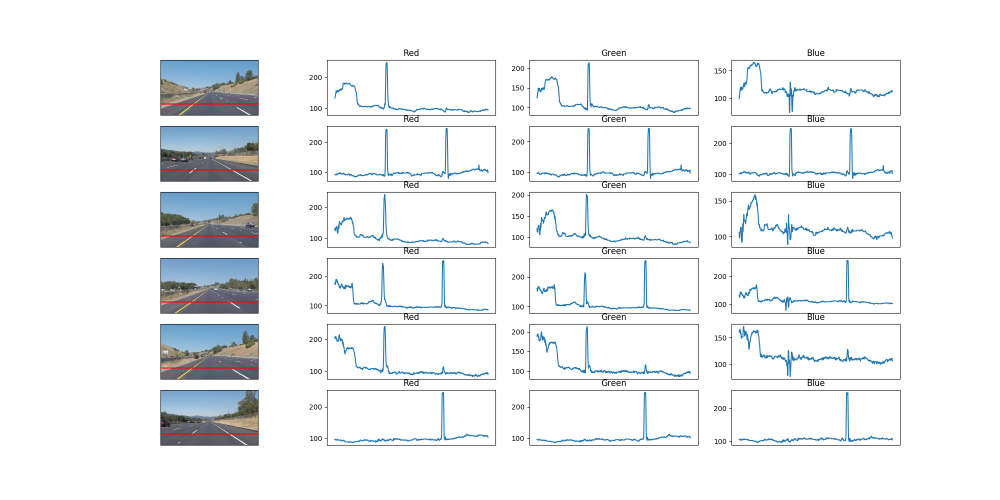
#> input picture writeup_images/channels_over_line1.png, 2000 x 1000 px (shown at 1/2 size)
$ python -i solution.py   (imports and definitions only)
#> lines starting #> are read from the running program, lines starting #| are printed output that depends on the picture; after the words box and inside, x2 and y2 are one past the last pixel; in counts of white or black regions, pixels touching at a corner belong together
import os
from collections import deque
from functools import partial
from operator import itemgetter

import cv2
import matplotlib.image as mpimg
import matplotlib.pyplot as plt
import numpy as np
from moviepy.editor import VideoFileClip


# [15 lines left out: function plot, not called in this run]


colors = ['Red', 'Green', 'Blue']


# [54 lines left out: functions plot_for_line, select_from_rgb, not called in this run]


def grayscale(img):
    return cv2.cvtColor(img, cv2.COLOR_RGB2GRAY)


def canny(img, low_threshold, high_threshold):
    return cv2.Canny(img, low_threshold, high_threshold)


def gaussian_blur(img, kernel_size):
    return cv2.GaussianBlur(img, (kernel_size, kernel_size), 0)


def region_of_interest(img, adjust_vertices):
    mask = np.zeros_like(img)

    if len(img.shape) > 2:
        channel_count = img.shape[2]
        ignore_mask_color = (255,) * channel_count
    else:
        ignore_mask_color = 255

    cv2.fillPoly(mask, adjust_vertices(img), ignore_mask_color)
    return cv2.bitwise_and(img, mask)


def hough_lines(img, rho, theta, threshold, min_line_len, max_line_gap):
    return cv2.HoughLinesP(img,
                           rho,
                           theta,
                           threshold,
                           np.array([]),
                           minLineLength=min_line_len,
                           maxLineGap=max_line_gap)


def weighted_img(img, initial_img, alpha=0.8, beta=1., lambdda=0.):
    return cv2.addWeighted(initial_img, alpha, img, beta, lambdda)


# [9 lines left out: function convert_if_needed, not called in this run]


def mask_dark_areas(image):
    # mask for yellow lines
    mask = cv2.inRange(image, np.array([10, 0, 100]), np.array([40, 255, 255]))
    # combine with mask for white lines
    mask = cv2.bitwise_or(mask, cv2.inRange(image, np.array([0, 200, 0]), np.array([255, 255, 255])))
    return cv2.bitwise_and(image, image, mask=mask)


def adjust_vertices(img):
    xscale = 0.001041667
    yscale = 0.001851852
    return \
        np.array([
            [(150 * xscale * img.shape[1], 540 * yscale * img.shape[0]),
             (460 * xscale * img.shape[1], 320 * yscale * img.shape[0]),
             (510 * xscale * img.shape[1], 320 * yscale * img.shape[0]),
             (900 * xscale * img.shape[1], 540 * yscale * img.shape[0])]],
            dtype=np.int32)


class MeanWithQueue:
    def __init__(self):
        """
        Keep record of last 10 element couples
        """
        self._left = deque(maxlen=10)
        self._right = deque(maxlen=10)

    def __call__(self, left, right):
        if not np.isnan(left):
            self._left.append(left)
        if not np.isnan(right):
            self._right.append(right)
        return np.mean(self._left), np.mean(self._right)


# making it convenient to calculate delta_x and delta_y's for lines
x1 = itemgetter(0)
y1 = itemgetter(1)
x2 = itemgetter(2)
y2 = itemgetter(3)
delta_y = lambda line: y2(line) - y1(line)
delta_x = lambda line: x2(line) - x1(line)


class Pipeline:
    def __init__(self,
                 kernel_size=5,
                 low_threshold=85,
                 high_threshold=170,
                 rho=1,
                 theta=np.pi / 180,
                 min_num_of_crossing_sinusoids=25,
                 min_line_len=20,
                 max_line_gap=400,
                 color=None,
                 thickness=20,
                 slope_updater=None,
                 left_point=None,
                 right_point=None):
        """
        Basic class that implements the pipeline of detecting the lane lines.
        :param kernel_size: kernel size for Gaussian blur
        :param low_threshold: low intensity threshold for Canny edge detection
        :param high_threshold: high intensity threshold for Canny edge detection
        :param rho: distance resolution of the accumulator in pixels
        :param theta: angle resolution of the accumulator in radians
        :param min_num_of_crossing_sinusoids: min number of sine curves required to cross at a point in Hough space
        :param min_line_len: min length required for the line to be considered
        :param max_line_gap: max allowed gap between parts of line for Hough transformation
        :param color: color of the lines to be drawn
        :param thickness: integer indicating thickness of the line to be drawn
        :param slope_updater: callable that takes two arguments and returns a tuple
        :param left_point: callable that takes two arguments and returns a tuple
        :param right_point: callable that takes two arguments and returns a tuple
        """

        self._kernel_size = kernel_size
        self._low_threshold = low_threshold
        self._high_threshold = high_threshold
        self._rho = rho
        self._theta = theta
        self._min_num_of_crossing_lines = min_num_of_crossing_sinusoids
        self._min_line_len = min_line_len
        self._max_line_gap = max_line_gap
        # just for not putting a mutable object as a keyword parameter default value
        if color is None:
            color = [255, 0, 0]
        self._color = color
        self._thickness = thickness
        self._slope_updater = slope_updater if slope_updater is not None else MeanWithQueue()
        self._left_point = left_point if left_point is not None else MeanWithQueue()
        self._right_point = right_point if right_point is not None else MeanWithQueue()

    def __call__(self, image):
        """
        Once a pipeline object created, it can be called with an image as an argument and the following will be performed
        on it:
        convert from RGB -> HLS,
        mask yellow and white lines,
        convert from HLS -> Grayscale
        apply Gaussian blur
        apply Canny edge detection
        mask a region of interest
        apply Hough transformation and find lines
        draw lines
        :param image:
        :return: lane lines plotted on image
        """
        img = mask_dark_areas(cv2.cvtColor(image, cv2.COLOR_RGB2HLS))
        gray_image = grayscale(img)
        blurred = gaussian_blur(gray_image, kernel_size=self._kernel_size)
        edges_detected = canny(blurred, low_threshold=self._low_threshold, high_threshold=self._high_threshold)
        masked_edges = region_of_interest(edges_detected, adjust_vertices)
        lines = \
            hough_lines(masked_edges,
                        self._rho,
                        self._theta,
                        self._min_num_of_crossing_lines,
                        self._min_line_len,
                        self._max_line_gap)

        line_img = np.zeros((img.shape[0], img.shape[1], 3), dtype=np.uint8)
        self._draw_lines(line_img, lines)
        return weighted_img(line_img, initial_img=image)

    def _draw_lines(self, image, lines):
        vertices = adjust_vertices(image)[0]

        # tangent is actually infinity in case of vertical lines, but we assign zero to filter it out
        # also don't consider horizontal lines
        tangents = \
            np.array(
                [float(delta_y(line)) / delta_x(line)
                 if delta_x(line) != 0 and delta_y(line) != 0 else 0
                 for line in lines[:, 0]])

        # since origin is at top left, signs are reversed
        left_indices = np.where(tangents < 0)[0]
        right_indices = np.where(tangents > 0)[0]

        # more stable than mean against outliers
        median_left = np.median(tangents[left_indices])
        median_right = np.median(tangents[right_indices])

        # instead of current median slope, take mean over last k frames, smoothes the changes
        left_slope, right_slope = self._slope_updater(median_left, median_right)

        self._draw_line(image,
                        left_slope,
                        '_left_right_line',
                        lines[left_indices, 0, 0],
                        lines[left_indices, 0, 1],
                        vertices[0][0],
                        vertices[1][0],
                        self._left_point)

        self._draw_line(image,
                        right_slope,
                        '_right_right_line',
                        lines[right_indices, 0, 0],
                        lines[right_indices, 0, 1],
                        vertices[3][0],
                        vertices[2][0],
                        self._right_point)

    def _draw_line(self, image, slope, which, xs, ys, x0, x2, updater):
        """
        Extrapolate a line to the end points of region and draw
        :param image: image, on which the line will be drawn
        :param slope: slope of the line to be drawn
        :param which: indicates if the drawing is for right or for left line
        :param xs: x coordinates of lower points
        :param ys: y coordinates of lower points
        :param x0: x coordinate of low end point
        :param x2: x coordinate of high end point
        :param updater: updater object for pivot point
        """
        if not np.isnan(slope):
            x1 = np.median(xs)
            y1 = np.median(ys)
            x1, y1 = updater(x1, y1)

            if not np.isnan(x1):
                (x_start, y_start), (x_end, y_end) = _extrapolate(x1, y1, slope, x0, x2)
                setattr(self, which, ((x_start, y_start), (x_end, y_end)))
            else:
                if hasattr(self, which):
                    (x_start, y_start), (x_end, y_end) = getattr(self, which)
                else:
                    x_start = None

            if x_start:
                cv2.line(image, (x_start, y_start), (x_end, y_end), self._color, self._thickness)


def _extrapolate(x1, y1, slope, x0, x2):
    """
    Extrapolate from pivot point to the ends
    :param x1:
    :param y1:
    :param slope:
    :param x0:
    :param x2:
    :return: tuple containing low and high end points
    """
    y0 = int(slope * (x0 - x1) + y1)
    y2 = int(slope * (x2 - x1) + y1)
    return (x0, y0), (x2, y2)


# [43 lines left out: functions videos, process_and_save_video, for_images, not called in this run]


# [92 lines not run here, left out]

>>> import cv2
>>> picture = cv2.cvtColor(cv2.imread('writeup_images/channels_over_line1.png'), cv2.COLOR_BGR2RGB)
>>> result = Pipeline()(picture)
#> in mask_dark_areas, `mask = cv2.inRange(image, np.array([10, 0, 100]), np.array([40, 255, 2..`:
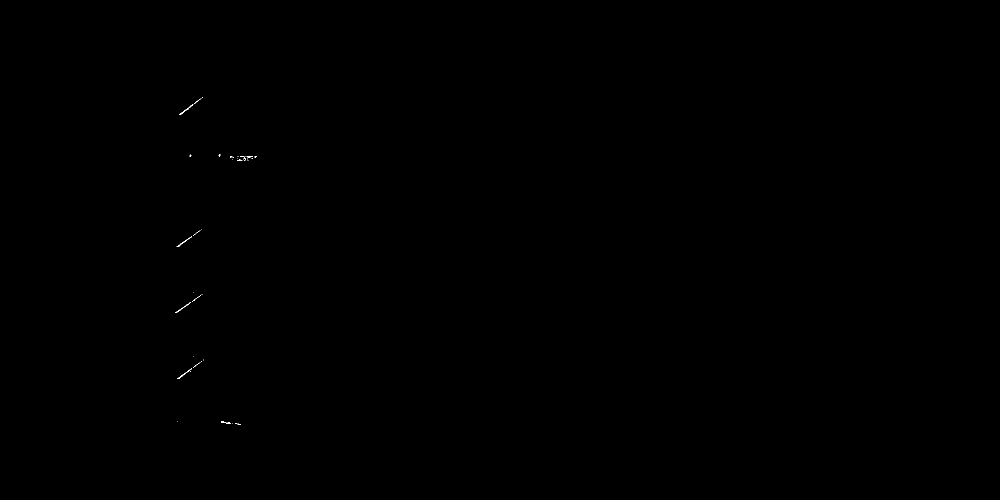
#> mask: shape (1000, 2000) (shown at 1/2 size); 0.03% white in thin lines or dots, all inside (x1, y1, x2, y2) = (350, 194, 514, 849)
#> in mask_dark_areas, `return cv2.bitwise_and(image, image, mask=mask)`:
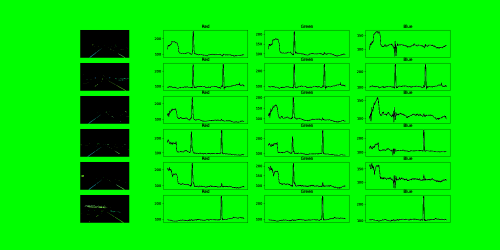
#> returned value: shape (1000, 2000, 3) (shown at 1/4 size); mean of channels 0, 1, 2 0.5, 230.9, 0.7; drawn as R, G, B
#> in grayscale, `return cv2.cvtColor(img, cv2.COLOR_RGB2GRAY)`:
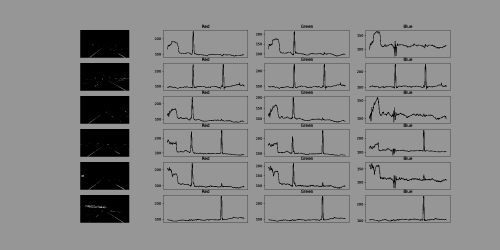
#> returned value: shape (1000, 2000) (shown at 1/4 size); min 0, max 219, mean 136.1
#> in region_of_interest, `cv2.fillPoly(mask, adjust_vertices(img), ignore_mask_color)`:
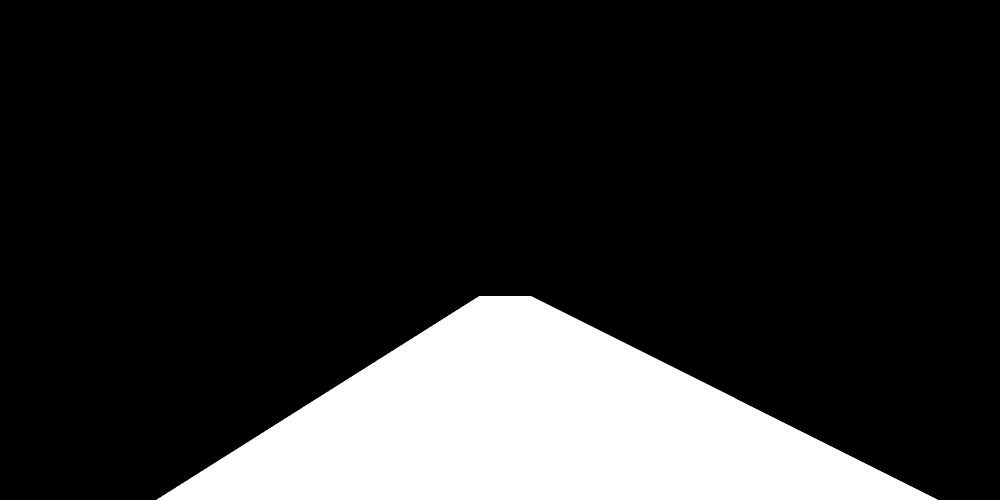
#> mask: shape (1000, 2000) (shown at 1/2 size); 17% white; 1 white region, box (x1, y1, x2, y2) and area: (313, 592, 1875, 1000) 340390
#> in region_of_interest, `return cv2.bitwise_and(img, mask)`:
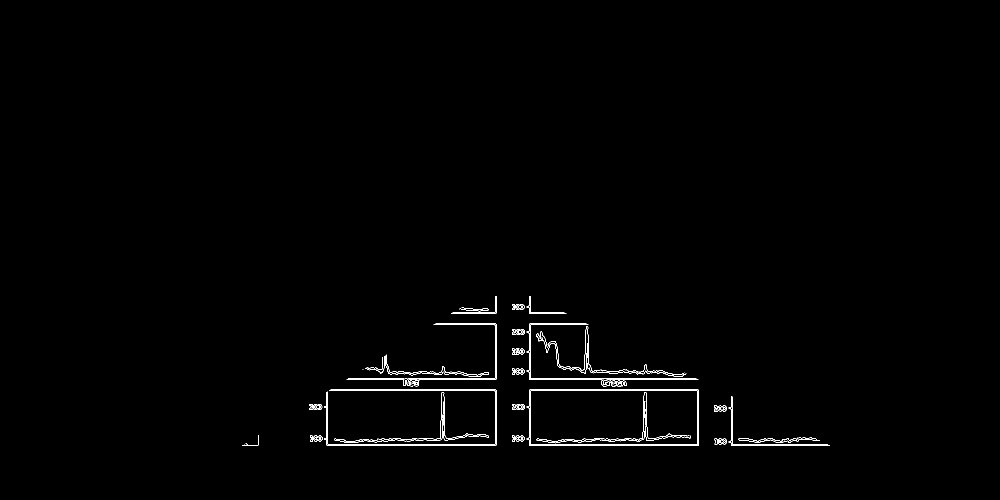
#> returned value: shape (1000, 2000) (shown at 1/2 size); 0.65% white in thin lines or dots, all inside (x1, y1, x2, y2) = (484, 592, 1660, 892)
#> in __call__, `lines = \ hough_lines(masked_edges, self._rho, self._theta, self._min_..`: lines = 83 rows, first 6: [484, 891, 1659, 891], [494, 889, 1655, 889], [658, 781, 1397, 781], [696, 757, 1392, 757], [693, 759, 1396, 759], [661, 779, 1396, 779]
#> in _draw_lines, `vertices = adjust_vertices(image)[0]`: vertices = [[312, 1000], [958, 592], [1062, 592], [1875, 1000]]
#> in _draw_lines, `tangents = \ np.array( [float(delta_y(line)) / delta_x(line) if delta_..`: tangents = 83 values, max 81 at index 76, min -74 at index 49, mean -0.373
#> in _draw_lines, `left_indices = np.where(tangents < 0)[0]`: left_indices = [32, 49, 53, 65, 68, 74, 77, 81]
#> in _draw_lines, `right_indices = np.where(tangents > 0)[0]`: right_indices = [47, 52, 54, 56, 60, 64, 76]
#> in _draw_lines, `median_left = np.median(tangents[left_indices])`: median_left = -9.79
#> in _draw_lines, `median_right = np.median(tangents[right_indices])`: median_right = 28
#> in _draw_lines, `left_slope, right_slope = self._slope_updater(median_left, median_right)`: left_slope = -9.79; right_slope = 28
#> in _draw_line, `x1 = np.median(xs)`: x1 = 905
#> in _draw_line, `y1 = np.median(ys)`: y1 = 735.5
#> in _extrapolate, `y0 = int(slope * (x0 - x1) + y1)`: y0 = 6542
#> in _extrapolate, `y2 = int(slope * (x2 - x1) + y1)`: y2 = 216
#> in _draw_line, `(x_start, y_start), (x_end, y_end) = _extrapolate(x1, y1, slope, x0, x2)`: x_start = 312; y_start = 6542; x_end = 958; y_end = 216
#> in _draw_line, `cv2.line(image, (x_start, y_start), (x_end, y_end), self._color, self...`:
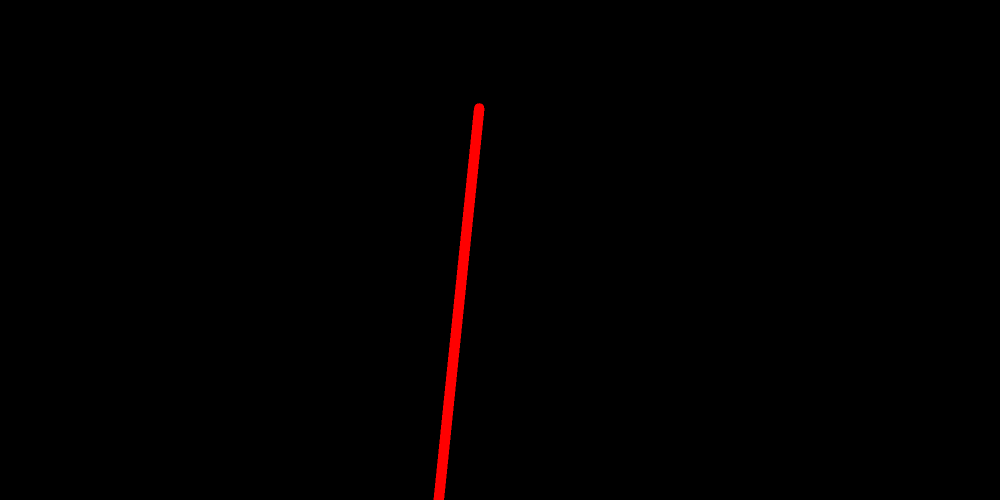
#> image: shape (1000, 2000, 3) (shown at 1/2 size); mean of channels 0, 1, 2 2.1, 0, 0; drawn as R, G, B
#> in weighted_img, `return cv2.addWeighted(initial_img, alpha, img, beta, lambdda)`:
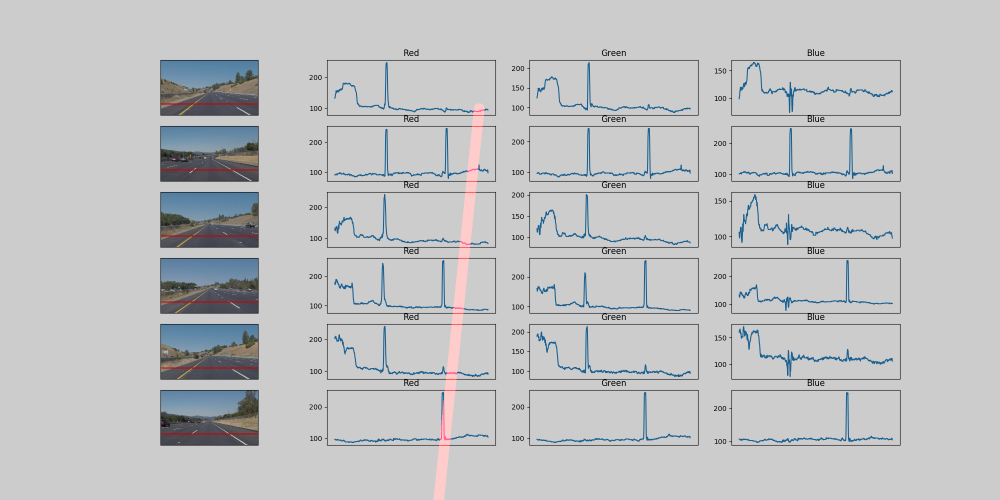
#> returned value: shape (1000, 2000, 3) (shown at 1/2 size); mean of channels 0, 1, 2 192.3, 193.4, 194.8; drawn as R, G, B

$ run again, on writeup_images/channels_over_line5.png
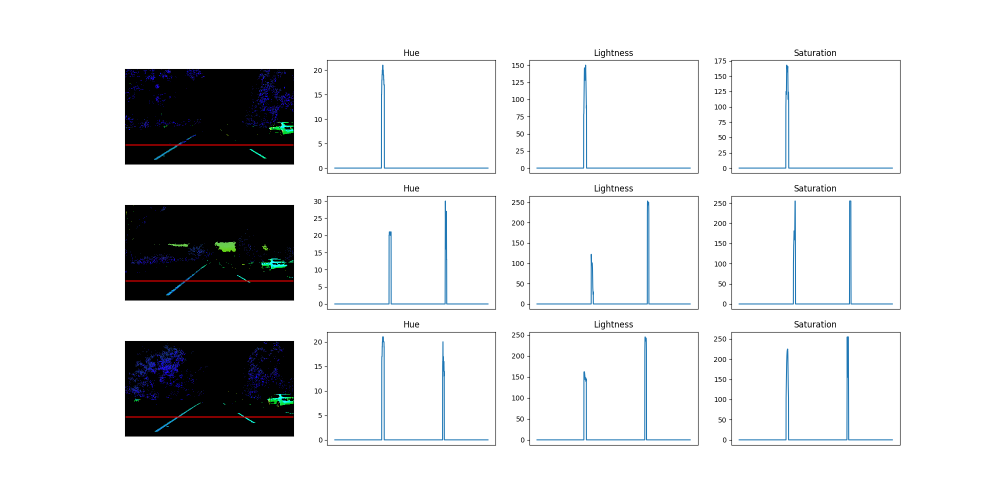
#> input picture writeup_images/channels_over_line5.png, 2000 x 1000 px (shown at 1/2 size)
#> in region_of_interest, `return cv2.bitwise_and(img, mask)`:
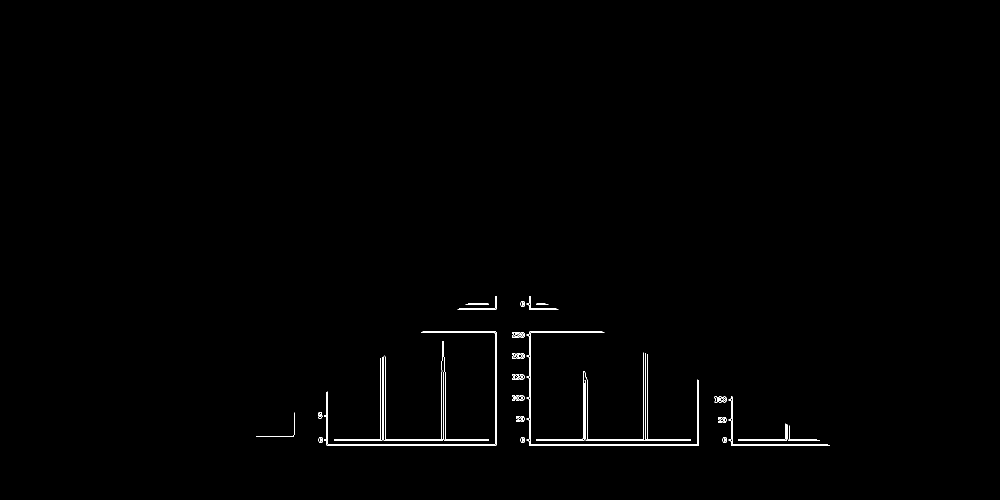
#> returned value: shape (1000, 2000) (shown at 1/2 size); 0.48% white in thin lines or dots, all inside (x1, y1, x2, y2) = (512, 592, 1660, 892)
#> lines = 54 rows, first 6: [637, 881, 1639, 881], [653, 889, 1655, 889], [637, 878, 1633, 878], [654, 891, 1659, 891], [842, 665, 1208, 665], [990, 888, 990, 592]
#> vertices = [[312, 1000], [958, 592], [1062, 592], [1875, 1000]]
#> tangents = 54 values, max 59 at index 43, min -28.83 at index 42, mean 2.74
#> left_indices = [40, 42, 44, 47, 52]
#> right_indices = [34, 35, 38, 43, 45, 46, 49]
#> median_left = -26.62
#> median_right = 56
#> left_slope = -26.62; right_slope = 56
#> x1 = 1037
#> y1 = 840
#> y0 = 20143
#> y2 = 2943
#> x_start = 312; y_start = 20143; x_end = 958; y_end = 2943
#> in weighted_img, `return cv2.addWeighted(initial_img, alpha, img, beta, lambdda)`:
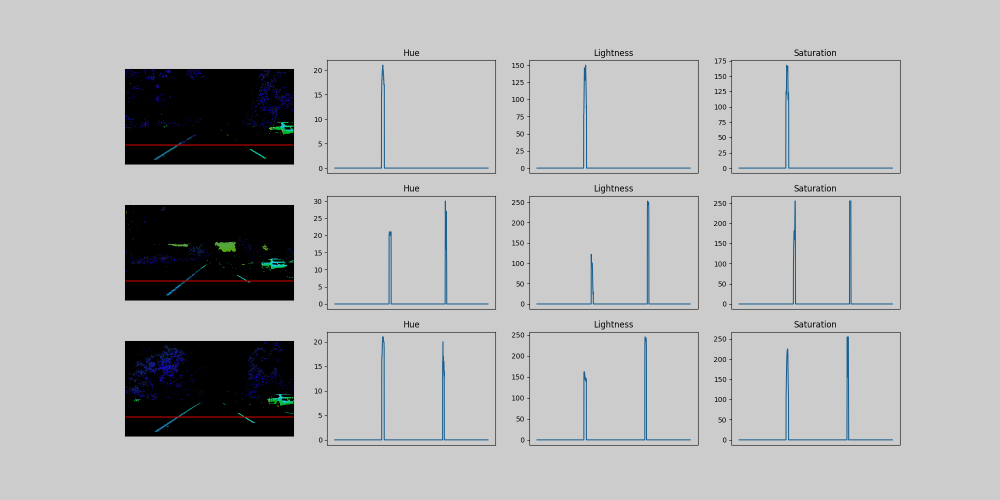
#> returned value: shape (1000, 2000, 3) (shown at 1/2 size); mean of channels 0, 1, 2 181.3, 181.9, 182.6; drawn as R, G, B
